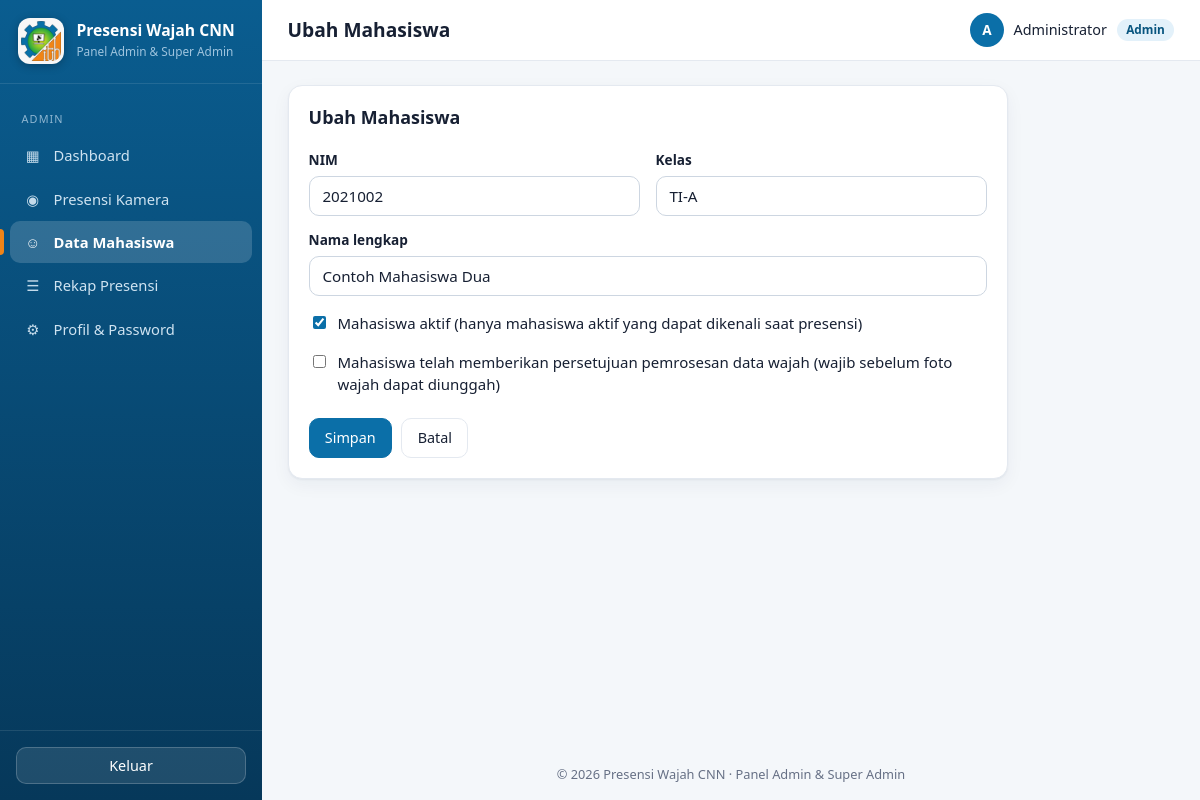
The page /admin/mahasiswa_form.php?id=2 (signed in) on the database its author committed.
### tables this page shows
CREATE TABLE IF NOT EXISTS `users` (
  `id` INT UNSIGNED NOT NULL AUTO_INCREMENT,
  `username` VARCHAR(50) NOT NULL,
  `nama_lengkap` VARCHAR(100) NOT NULL,
  `email` VARCHAR(120) DEFAULT NULL,
  `password_hash` VARCHAR(255) NOT NULL,
  `role` ENUM('admin','superadmin') NOT NULL DEFAULT 'admin',
  `status_aktif` TINYINT(1) NOT NULL DEFAULT 1,
  `last_login` DATETIME DEFAULT NULL,
  `created_at` DATETIME NOT NULL DEFAULT CURRENT_TIMESTAMP,
  `updated_at` DATETIME NOT NULL DEFAULT CURRENT_TIMESTAMP ON UPDATE CURRENT_TIMESTAMP,
  PRIMARY KEY (`id`),
  UNIQUE KEY `uk_username` (`username`)
);

CREATE TABLE IF NOT EXISTS `mahasiswa` (
  `id` INT UNSIGNED NOT NULL AUTO_INCREMENT,
  `nim` VARCHAR(30) NOT NULL,
  `nama` VARCHAR(120) NOT NULL,
  `kelas` VARCHAR(50) NOT NULL DEFAULT '',
  `status_aktif` TINYINT(1) NOT NULL DEFAULT 1,
  `persetujuan_wajah` TINYINT(1) NOT NULL DEFAULT 0,
  `created_at` DATETIME NOT NULL DEFAULT CURRENT_TIMESTAMP,
  `updated_at` DATETIME NOT NULL DEFAULT CURRENT_TIMESTAMP ON UPDATE CURRENT_TIMESTAMP,
  PRIMARY KEY (`id`),
  UNIQUE KEY `uk_nim` (`nim`),
  KEY `idx_kelas` (`kelas`)
);

### includes/functions.php (called while the page is built, shortened)
<?php
function e($v): string
{
    return htmlspecialchars((string)$v, ENT_QUOTES | ENT_SUBSTITUTE, 'UTF-8');
}
function url(string $path = ''): string
{
    return rtrim(BASE_URL, '/') . '/' . ltrim($path, '/');
}

### includes/auth.php (called while the page is built, shortened)
<?php
function current_user(): ?array
{
    return $_SESSION['user'] ?? null;
}
function role_label(string $role): string
{
    return $role === 'superadmin' ? 'Super Admin' : 'Admin';
}
function require_login(array $roles = ALLOWED_ROLES): void
{
    $u = current_user();
    $row = q('SELECT id, role, status_aktif FROM users WHERE id = ?', [$u['id']])->fetch();
}

### includes/db.php (called while the page is built)
<?php
function db(): PDO
{
    static $pdo = null;
    if ($pdo === null) {
        try {
            $pdo = new PDO(
                'mysql:host=' . DB_HOST . ';dbname=' . DB_NAME . ';charset=utf8mb4',
                DB_USER,
                DB_PASS,
                [
                    PDO::ATTR_ERRMODE            => PDO::ERRMODE_EXCEPTION,
                    PDO::ATTR_DEFAULT_FETCH_MODE => PDO::FETCH_ASSOC,
                    PDO::ATTR_EMULATE_PREPARES   => false,
                ]
            );
            $pdo->exec("SET time_zone = '" . APP_TZ_OFFSET . "'");
        } catch (PDOException $e) {
            http_response_code(500);
            if (defined('API_MODE')) {
                header('Content-Type: application/json; charset=utf-8');
                exit(json_encode(['status' => 'server_error']));
            }
            $detail = APP_DEBUG ? '<br><small>' . htmlspecialchars($e->getMessage()) . '</small>' : '';
            exit('<h3>Koneksi database gagal</h3><p>Pastikan MySQL di XAMPP sudah Start dan file '
                . '<code>database.sql</code> sudah diimpor lewat phpMyAdmin.' . $detail . '</p>');
        }
    }
    return $pdo;
}
function q(string $sql, array $params = []): PDOStatement
{
    $st = db()->prepare($sql);
    $st->execute($params);
    return $st;
}

### admin/mahasiswa_form.php (the view, shortened to what this page needs)
<?php
require_login(['admin', 'superadmin']);
$id   = (int)($_GET['id'] ?? $_POST['id'] ?? 0);
$data = ['nim' => '', 'nama' => '', 'kelas' => '', 'status_aktif' => 1, 'persetujuan_wajah' => 0];
if ($id > 0) {
    $row = q('SELECT * FROM mahasiswa WHERE id = ?', [$id])->fetch();
    $data = $row;
}
$pageTitle  = $id > 0 ? 'Ubah Mahasiswa' : 'Tambah Mahasiswa';
$activeMenu = 'mahasiswa';
require __DIR__ . '/../includes/header.php';
?>
<div class="card" style="max-width:720px">
    <h2><?= e($pageTitle) ?></h2>
    <form method="post" novalidate>
        <div class="form-row">
            <div>
                <label class="form-label" for="nim">NIM</label>
                <input class="input" id="nim" name="nim" value="<?= e($data['nim']) ?>" maxlength="30" required>
            </div>
            <div>
                <label class="form-label" for="kelas">Kelas</label>
                <input class="input" id="kelas" name="kelas" value="<?= e($data['kelas']) ?>" maxlength="50" placeholder="contoh: TI-A">
            </div>
        </div>
        <label class="form-label" for="nama">Nama lengkap</label>
        <input class="input" id="nama" name="nama" value="<?= e($data['nama']) ?>" maxlength="120" required>
        <label class="checkbox">
            <input type="checkbox" name="status_aktif" value="1" <?= $data['status_aktif'] ? 'checked' : '' ?>>
            <span>Mahasiswa aktif (hanya mahasiswa aktif yang dapat dikenali saat presensi)</span>
        </label>
        <label class="checkbox">
            <input type="checkbox" name="persetujuan_wajah" value="1" <?= $data['persetujuan_wajah'] ? 'checked' : '' ?>>
            <span>Mahasiswa telah memberikan persetujuan pemrosesan data wajah (wajib sebelum foto wajah dapat diunggah)</span>
        </label>
        <div class="form-actions">
            <button class="btn btn-primary" type="submit">Simpan</button>
            <a class="btn" href="<?= e(url('admin/mahasiswa.php')) ?>">Batal</a>
        </div>
    </form>
</div>
<?php require __DIR__ . '/../includes/footer.php'; ?>

### includes/header.php (shortened to what this page needs)
<?php
$user       = current_user();
$pageTitle  = $pageTitle ?? 'Dashboard';
$activeMenu = $activeMenu ?? '';
$menuAdmin = [
    'dashboard' => ['Dashboard',          'admin/dashboard.php',  '▦'],
    'kiosk'     => ['Presensi Kamera',    'admin/kiosk.php',      '◉'],
    'mahasiswa' => ['Data Mahasiswa',     'admin/mahasiswa.php',  '☺'],
    'rekap'     => ['Rekap Presensi',     'admin/rekap.php',      '☰'],
    'profil'    => ['Profil & Password',  'admin/profil.php',     '⚙'],
];
?><!DOCTYPE html>
<html lang="id">
<head>
    <link rel="stylesheet" href="<?= e(url('assets/css/style.css')) ?>">
</head>
<body>
<div class="layout">
    <aside class="sidebar" id="sidebar">
        <div class="brand">
            <img class="brand-logo" src="<?= e(url('assets/img/logo-sm.png')) ?>" alt="Logo ITH">
            <div><strong><?= e(APP_NAME) ?></strong><small>Panel Admin &amp; Super Admin</small></div>
        </div>
        <?php if ($user): ?>
        <nav>
            <div class="nav-title">Admin</div>
            <?php foreach ($menuAdmin as $key => [$label, $href, $icon]): ?>
                <a href="<?= e(url($href)) ?>" class="<?= $activeMenu === $key ? 'active' : '' ?>">
                    <span class="ico"><?= $icon ?></span><?= e($label) ?>
                </a>
            <?php endforeach; ?>
        </nav>
        <div class="sidebar-foot">
            <form method="post" action="<?= e(url('logout.php')) ?>" data-confirm="Keluar dari aplikasi?">
                <button type="submit" class="btn btn-block btn-light">Keluar</button>
            </form>
        </div>
        <?php endif; ?>
    </aside>
    <div class="main">
        <header class="topbar">
            <h1><?= e($pageTitle) ?></h1>
            <?php if ($user): ?>
            <div class="who">
                <span class="avatar"><?= e(mb_strtoupper(mb_substr($user['nama'], 0, 1))) ?></span>
                <span class="nama"><?= e($user['nama']) ?></span>
                <span class="badge badge-<?= $user['role'] === 'superadmin' ? 'purple' : 'blue' ?>"><?= e(role_label($user['role'])) ?></span>
            </div>
            <?php endif; ?>
        </header>
        <main class="content">

### assets/css/style.css (style rules this page uses)
:root { --bg: #f4f7fa; --card: #ffffff; --text: #172033; --muted: #667085; --line: #e4e9f0; --primary: #0b6fa8; --primary-dark: #08557f; --primary-soft: #e3f1fa; --accent: #f08418; --accent-soft: #fff1e0; --ok: #22a63f; --ok-soft: #e3f6e8; --danger: #d23a3a; --warn: #c98a07; --side-1: #0a5d90; --side-2: #06385a; --side-text: #cfe3f1; --radius: 14px; --shadow: 0 1px 2px rgba(16,40,70,.05), 0 6px 18px rgba(16,40,70,.05); }
* { box-sizing: border-box; }
html, body { margin: 0; padding: 0; }
body { font-family: "Segoe UI", system-ui, -apple-system, Roboto, Arial, sans-serif; background: var(--bg); color: var(--text); font-size: 15px; line-height: 1.5; }
a { color: var(--primary); text-decoration: none; }
h1, h2, h3 { margin: 0 0 .5rem; line-height: 1.25; }
h2 { font-size: 1.12rem; }
small, .muted { color: var(--muted); }
.layout { display: flex; min-height: 100vh; }
.sidebar { width: 262px; flex-shrink: 0; color: var(--side-text); background: linear-gradient(180deg, var(--side-1) 0%, var(--side-2) 100%); display: flex; flex-direction: column; position: sticky; top: 0; height: 100vh; overflow-y: auto; }
.brand { display: flex; gap: .8rem; align-items: center; padding: 1.15rem 1.1rem; border-bottom: 1px solid rgba(255,255,255,.1); }
.brand-logo { width: 46px; height: 46px; border-radius: 12px; background: #f7f7f7; padding: 3px; flex-shrink: 0; box-shadow: 0 2px 8px rgba(0,0,0,.25); }
.brand strong { color: #fff; display: block; font-size: .98rem; line-height: 1.15; }
.brand small { color: #9fc4de; font-size: .74rem; }
.sidebar nav { padding: .7rem .65rem; flex: 1; }
.nav-title { font-size: .68rem; letter-spacing: .1em; text-transform: uppercase; color: #8fb6d1; padding: 1rem .7rem .35rem; }
.sidebar nav a { display: flex; align-items: center; gap: .7rem; padding: .6rem .8rem; margin: 2px 0; color: var(--side-text); border-radius: 10px; font-size: .92rem; position: relative; }
.sidebar nav a.active { background: rgba(255,255,255,.16); color: #fff; font-weight: 600; }
.sidebar nav a.active::before { content: ""; position: absolute; left: -.65rem; top: 8px; bottom: 8px; width: 4px; background: var(--accent); border-radius: 0 4px 4px 0; }
.ico { width: 1.2rem; text-align: center; opacity: .95; }
.sidebar-foot { padding: 1rem; border-top: 1px solid rgba(255,255,255,.1); }
.main { flex: 1; min-width: 0; display: flex; flex-direction: column; }
.topbar { display: flex; align-items: center; gap: 1rem; background: var(--card); padding: .8rem 1.6rem; border-bottom: 1px solid var(--line); position: sticky; top: 0; z-index: 5; }
.topbar h1 { font-size: 1.2rem; margin: 0; flex: 1; }
.who { display: flex; align-items: center; gap: .6rem; font-size: .9rem; }
.avatar { width: 34px; height: 34px; border-radius: 50%; background: var(--primary); color: #fff; display: inline-flex; align-items: center; justify-content: center; font-weight: 700; font-size: .85rem; }
.content { padding: 1.5rem 1.6rem; flex: 1; }
.card { background: var(--card); border: 1px solid var(--line); border-radius: var(--radius); padding: 1.25rem; margin-bottom: 1.25rem; box-shadow: var(--shadow); }
.btn { display: inline-block; padding: .5rem .95rem; border-radius: 10px; border: 1px solid var(--line); background: #fff; color: var(--text); cursor: pointer; font-size: .9rem; font-family: inherit; transition: background .15s, border-color .15s; }
.btn-primary { background: var(--primary); border-color: var(--primary); color: #fff; }
.btn-light { background: rgba(255,255,255,.1); border-color: rgba(255,255,255,.2); color: #fff; }
.btn-block { display: block; width: 100%; text-align: center; }
.badge { display: inline-block; padding: .15rem .6rem; border-radius: 999px; font-size: .74rem; font-weight: 600; }
.badge-blue { background: var(--primary-soft); color: var(--primary-dark); }
.form-label { display: block; font-weight: 600; font-size: .85rem; margin: .9rem 0 .3rem; }
.input, select.input, textarea.input { width: 100%; padding: .58rem .8rem; border: 1px solid #cdd6e1; border-radius: 10px; font-size: .95rem; font-family: inherit; background: #fff; color: var(--text); }
.form-row { display: grid; grid-template-columns: repeat(2, 1fr); gap: 1rem; }
.checkbox { display: flex; gap: .55rem; align-items: flex-start; margin-top: 1rem; }
.checkbox input { margin-top: .25rem; accent-color: var(--primary); }
.form-actions { margin-top: 1.4rem; display: flex; gap: .6rem; flex-wrap: wrap; }

### rows shown on the page
users: role "Admin"
mahasiswa: nim "2021002", kelas "TI-A", nama "Contoh Mahasiswa Dua", status_aktif "☑"

### other values the page prints
APP_NAME "Presensi Wajah CNN"
$icon "▦"
$label "Dashboard"
$icon "◉"
$label "Presensi Kamera"
$icon "☺"
$label "Data Mahasiswa"
$icon "☰"
$label "Rekap Presensi"
$icon "⚙"
$label "Profil & Password"
$pageTitle "Ubah Mahasiswa"
mb_strtoupper(mb_substr($user['nama'], 0, 1)) "A"
$user['nama'] "Administrator"
